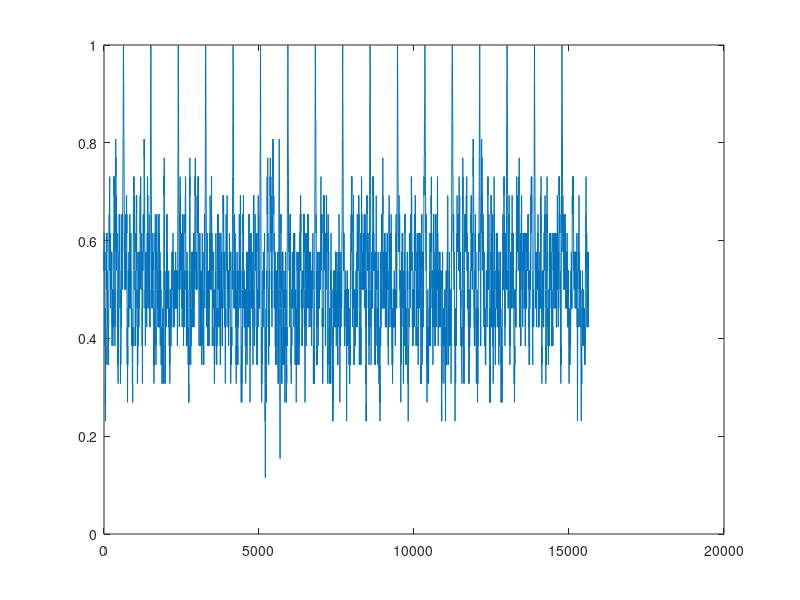

The MATLAB script that drew this image:
clear; clc; close all;
%% 
Header = [1 1 1 1 1 1 1 1 1 1 1 1 1 1 1 1 1 1 1 1 1 1 1 1 1 1];
%Header = [1 1 1 1 1 1 1 1];
%%
Stream = importdata('Matlab_L3_3.mat');
Frame_Corr = zeros(1, numel(Stream) - numel(Header));
Frame = Frame_Corr;
Pred = 0;
for i = 1 : (numel(Stream) - numel(Header))
    Frame_Corr(i) = sum(Header .* Stream((i + 1) : (i + numel(Header))))/numel(Header);
    if (Frame_Corr(i) == 1)
        Diff = i - Pred;
        if ((Diff >= 884) || (Pred == 0))
            Pred = i;
            Frame(i) = Frame_Corr(i);
        end
    end
end
%%
Start_Of_Frame_Position = find(Frame_Corr == 1, 1);
%%
Number_Of_Frame = numel(find(Frame > 0));
F = find(Frame > 0);
D = zeros(1, numel(F) - 1);
for i = 1:(numel(find(Frame > 0)) - 1)
    D(i) = F(i + 1) - F(i);
end
L = round(mean(D));
disp(find(Frame > 0));
%%
f = figure();
xlabel('Bit number');
title('Correlation graph');
plot(Frame_Corr);
saveas(f, 'Frame_Corr.fig');
%%
Frame_search = [Start_Of_Frame_Position, Number_Of_Frame];
save('Frame_search.mat', 'Frame_search');
%%
Length_of_Data = (L - numel(Header)) * Number_Of_Frame;
fprintf('Length_of_Data = %d', Length_of_Data);